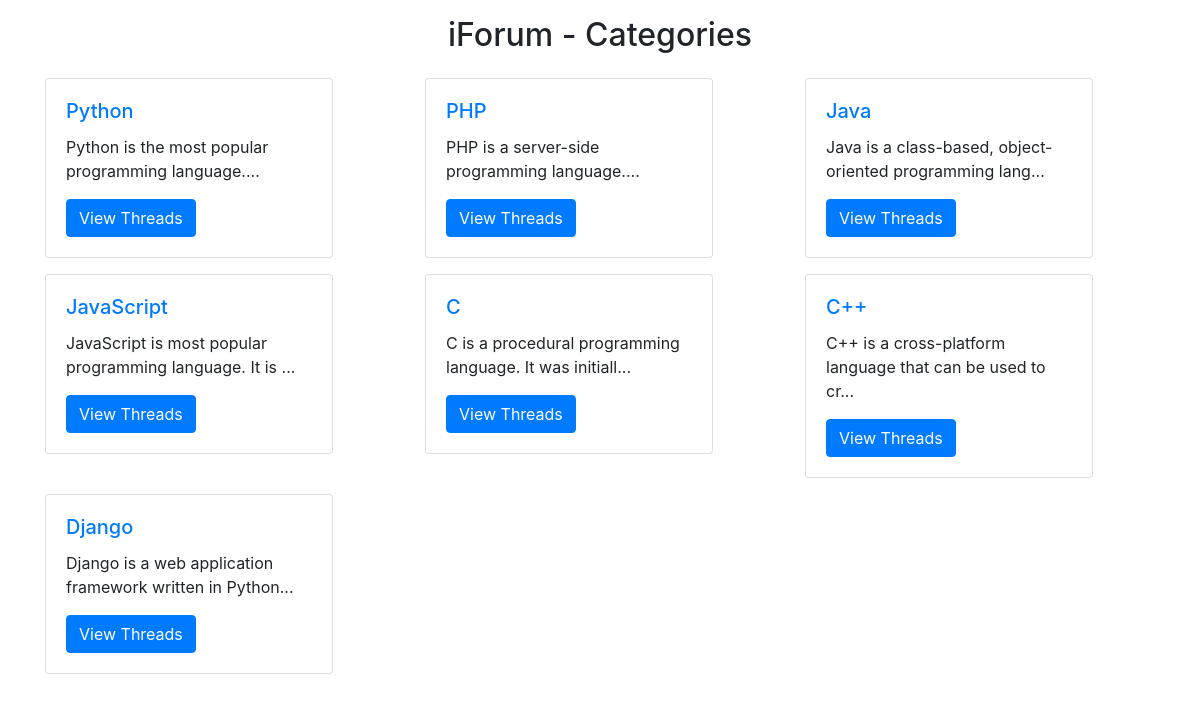
The page / on the database its author committed.
### tables this page shows
CREATE TABLE `categories` (
  `category_id` int(20) NOT NULL,
  `category_name` text NOT NULL,
  `category_description` text NOT NULL,
  `create_time` datetime NOT NULL DEFAULT current_timestamp()
);

### index.php (the view, shortened to what this page needs)
<!doctype html>
<html lang="en">
<head>
    <link rel="stylesheet" href="https://cdn.jsdelivr.net/npm/bootstrap@4.5.3/dist/css/bootstrap.min.css">
    <link rel="stylesheet" href="/assests/css/bootstrap.min.css">
</head>
<body>
    <div class="container my-3">
        <h2 class="text-center my-3">iForum - Categories</h2>
        <div class="row">
            <?php
            $sql = "SELECT * FROM categories";
            $result = mysqli_query($connection, $sql);
            while ($row = mysqli_fetch_assoc($result)) {
                $id = $row['category_id'];
                $cat = $row['category_name'];
                $desc = $row['category_description'];
                echo '<div class="col-md-4 my-2">
            <div class="card" style="width: 18rem;">
                <div class="card-body">
                    <h5 class="card-title"><a href="threadlist.php?catid=' . $id . '">' . $cat . '</a></h5>
                    <p class="card-text">' . substr($desc, 0, 55) . '...</p>
                    <a href="threadlist.php?catid=' . $id . '" class="btn btn-primary">View Threads</a>
                </div>
            </div>
        </div>';
            }
            ?>
        </div>
    </div>
</body>
</html>

### rows shown on the page
categories: category_name "Python", category_description "Python is the most popular programming language."
categories: category_name "PHP", category_description "PHP is a server-side programming language."
categories: category_name "Java", category_description "Java is a class-based, object-oriented programming lang"
categories: category_name "JavaScript", category_description "JavaScript is most popular programming language. It is"
categories: category_name "C", category_description "C is a procedural programming language. It was initiall"
categories: category_name "C++", category_description "C++ is a cross-platform language that can be used to cr"
categories: category_name "Django", category_description "Django is a web application framework written in Python"
